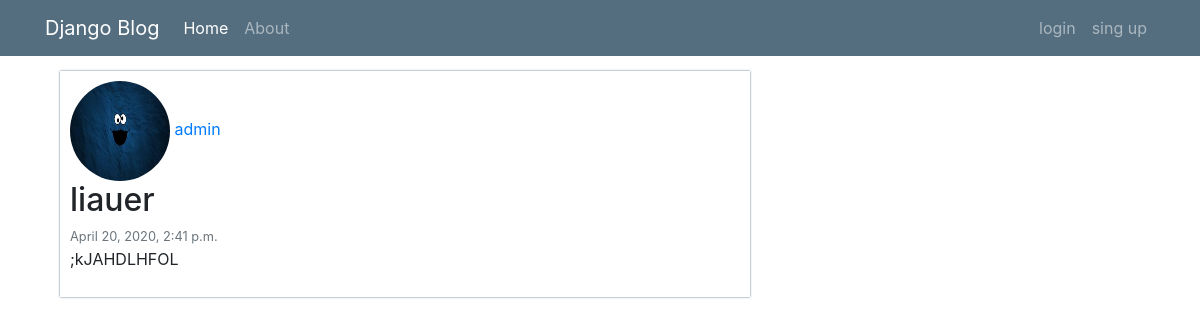
The app's page /post/14/ with its own data.
### blog/models.py (models this page shows, shortened)
class Post(models.Model):
    title = models.CharField(max_length=100)
    content = models.TextField()
    date_posted = models.DateTimeField(default=timezone.now)
    auhtor = models.ForeignKey(User,on_delete=models.CASCADE)

### users/models.py (models this page shows, shortened)
class Profile(models.Model):
    user = models.OneToOneField(User,on_delete=models.CASCADE)
    image = models.ImageField(default='default.jpg',upload_to='profile_pics')

### blog/views.py (the view)
# urls.py: path('post/<int:pk>/', PostDetailView.as_view() , name='post-detail'),
class PostDetailView(DetailView):
    model = Post

### blog/templates/blog/post_detail.html (shortened to what this page needs)
{% extends "blog/base.html"%}
{% block content %}
    <article class="article">
    <img class="rounded-circle article-img" style="width: 100px;height: 100px;" src="{{ object.auhtor.profile.image.url }}" alt="">
    <a class="mr-2" href="{% url 'user-posts' object.auhtor.username%}">{{ object.auhtor }}</a>
    <h2>{{ object.title }}</h2>
    <small class="text-muted">{{ object.date_posted }}</small>
    <p class="article-content">{{ object.content }}</p>
    </article>
{% endblock content %}

### blog/static/blog/style.css (style rules this page uses)
.article { padding: 10px; margin-bottom: 8px; box-shadow:0px 0px 2px 0px #546E7F; }

### records on screen
Post: auhtor.profile.image (picture), auhtor "admin", title "liauer", date_posted "April 20, 2020, 2:41 p.m.", content ";kJAHDLHFOL"
